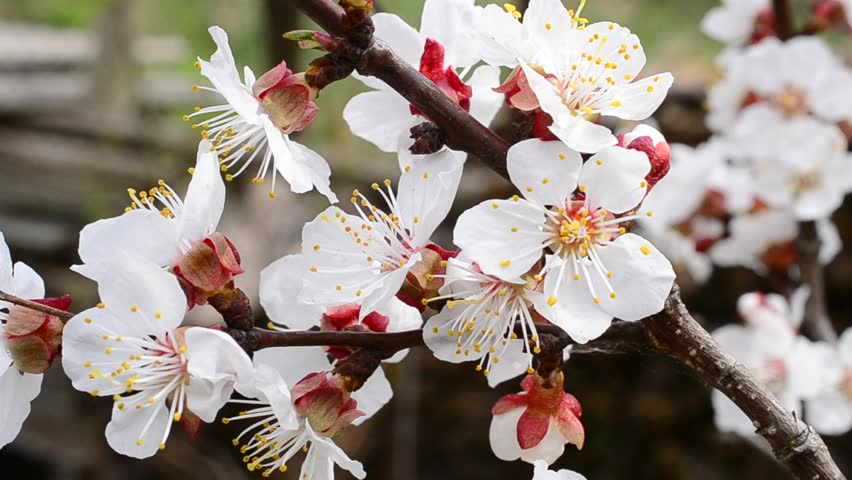
#> input picture train/apricot_tree/1 (1).jpg, 852 x 480 px; its folder holds 3 pictures in this run
$ python recognizer.py   (Python 2 division)
#> lines starting #> are read from the running program, lines starting #| are printed output that depends on the picture; pictures that were not available may be replaced by others from this repository, and a replacement may not be noted
import cv2
import numpy as np
import os
import glob
import time
from scipy import spatial
from sklearn import svm
from sklearn.cluster import KMeans
from collections import Counter

#%matplotlib inline
#np.set_printoptions(suppress=True)
#matplotlib.rcParams['figure.figsize'] = (4,4)

def plot2d(image, title="", max=None, min=0, cmap="gray"):
    plt.title(title)
    if max == None:
        plt.imshow(image, cmap=cmap, interpolation="none")
    else:
        plt.imshow(image, cmap=cmap, interpolation="none", vmin = min, vmax = max)
    plt.show()


class Recognizer:
    def __init__(self, categories_images, samples_per_image_count, vocab_size, max_images_per_category=25,  verbose=False):
#> called with samples_per_image_count = 80, vocab_size = 125, max_images_per_category = 15, verbose = True
        self.SIFT_DIM = 128
        self.sift = cv2.xfeatures2d.SIFT_create()
        self.samples_per_image_count = samples_per_image_count
        self.vocab_size = vocab_size
        self.max_images_per_category = max_images_per_category
        self.verbose = verbose

        categories_image = self.__limit_images_in_category(categories_images)

        vocab_images = []
        for catgry_img in categories_images:
            vocab_images.extend(catgry_img[1])

        self.vocab = self.__build_vocab(vocab_images)
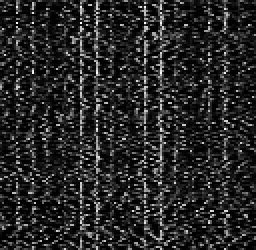
#> self.vocab: shape (125, 128) float64 (shown 2 times larger); min -3.55e-15, max 171.8, mean 26.6; drawn with min black and max white
        self.__alert("building vocab KD Tree...")
# I build a KDTree with the vocabulary words here
# in order to quickly find which vocabulary word is closest for a feature
        self.vocab_kd_tree = spatial.KDTree(self.vocab)

        start_time = time.time()
        self.categories_bags = self.__get_categories_bags(categories_images)
        elapsed = time.time() - start_time
        self.__alert("creating bags for all training images took " + str(elapsed) + " seconds")

        self.train(self.categories_bags)

    def __limit_images_in_category(self, categories_images):
        cat_imgs = []
        for i in range(len(categories_images)):
            if len(categories_images[i][1]) > self.max_images_per_category:
                new_cat_imgs = (categories_images[i][0], categories_images[i][1][:self.max_images_per_category])
                cat_imgs.append(new_cat_imgs)

        return cat_imgs


    def __sample_descriptors(self, descriptor_list):
        M = self.samples_per_image_count * len(descriptor_list)
        descriptors_matrix = np.zeros((M, self.SIFT_DIM))

        # Enumerate all images
        for i, img_descs in enumerate(descriptor_list):
            # Select a sample of descriptors from an image
            selections = np.random.permutation(len(img_descs))[0:self.samples_per_image_count]
            img_samples = ([img_descs[x] for x in selections])
            # Add the samples to the descriptors matrix
            for j, sample in enumerate(img_samples):
                descriptors_matrix[i * self.samples_per_image_count + j,:] = sample[:]
        return descriptors_matrix

    def __build_vocab(self, images):
        self.__alert("building vocab...")
        descriptor_list = self.__find_features(images)
        self.__alert("sampling descriptors...")
        descriptors_matrix  = self.__sample_descriptors(descriptor_list)

# Here I am clustering with KMeans to form a vocabulary using
# a sample of the SIFT descriptors from each training image
        self.__alert("clustering with K Means.\nThis may take a while...")
        start_time = time.time()
        k_means = KMeans(n_clusters=self.vocab_size)
        k_means.fit(descriptors_matrix)
        vocab  = k_means.cluster_centers_

        elapsed = time.time() - start_time
        self.__alert("K means took " + str(elapsed) + " seconds")
        return vocab

    def __find_words_in_vocab(self, descriptors):
        words_list = []

        descriptor_sample_size = min(self.samples_per_image_count * 3, len(descriptors))
        for descriptor in descriptors[:descriptor_sample_size]:

            word = self.vocab[self.vocab_kd_tree.query(descriptor,1)[1]]
            words_list.append(word)
        return words_list

    def __find_features(self, images):
        descs = []
        self.__alert("finding features...")
        for image in images:
            _, descriptors = self.sift.detectAndCompute(image, None)
            descs.append(descriptors)

        return descs

    def __get_categories_bags(self, categories_images):
        self.__alert("finding bags of words for all training images...")
        categories_bags = []
        for category, images in categories_images:
            bags_of_words = []
            self.__alert("finding bags for " + category)
            for image in images:
                bag_of_words = self.__build_bag_of_words(image)
                bags_of_words.append(bag_of_words)
            categories_bags.append( (category, bags_of_words) )
#> image is the input picture: shape (480, 852, 3); mean B, G, R 125.6, 134.5, 146.8
        return categories_bags


    def __build_training_matrices(self, positive_bags, negative_bags):
        M = len(positive_bags) + len(negative_bags)
        train_matrix = np.zeros((M, self.vocab_size))
        label_matrix = np.zeros((M))

        for i, positive_bag in enumerate(positive_bags):
            train_matrix[i,:] = positive_bag
            label_matrix[i] = 1

        for i, negative_bag in enumerate(negative_bags):
            train_matrix[i + len(positive_bags),:] = negative_bag
            label_matrix[i + len(positive_bags)] = -1

        return train_matrix, label_matrix

    def __build_negative_bags(self, categories_bags, category):
        negative_categories = filter(lambda cat_bag: cat_bag[0] != category, categories_bags)
        negative_bags = []
        for neg_cat in negative_categories:
            negative_bags.extend(neg_cat[1])
        return negative_bags


    def train(self, categories_bags):
        self.__alert("training...")
        self.svms = []
        for category, positive_bags in categories_bags:
            self.__alert("building positive bags for " + category)
            positive_bags2 = []
            for positive_bag in positive_bags:
                positive_bags2.append( positive_bag)
            positive_bags = positive_bags2

            self.__alert("building negative bags for " + category)
            negative_bags = self.__build_negative_bags(categories_bags, category)
            self.__alert("building training matrices for " + category)
            train_matrix, label_matrix = self.__build_training_matrices(positive_bags, negative_bags)

# Here I train my SVM for classification of each category.
# Each SVM is trained on data within the category and
# data outside the category
            self.__alert("training " + category + " svm...")
            svm_model = svm.SVC(probability=True)
            svm_model.fit(train_matrix, label_matrix)
            self.svms.append( (category, svm_model) )
        self.__alert("training completed!")

    def __alert(self, msg):
        if self.verbose:
            print msg

# This method performs vector quantization. I am finding SIFT
# descriptors in the image and then finding which words those
# descriptors come from. Then I count each of the words and
# build a histogram from them.
    def __build_bag_of_words(self, image):
        kp, desc = self.sift.detectAndCompute(image, None)
        words = self.__find_words_in_vocab(desc)
        word_tuples = map(lambda w: tuple(w), words)
        word_counts = dict(Counter(word_tuples))
        counts = map(lambda wc: word_counts[wc], word_counts)
        for word in map(lambda w: tuple(w), self.vocab):
            if word not in word_counts:
                word_counts[word] = 0
        total = float(sum(word_counts.values()))
        proportional_word_counts = map(lambda wc: ( wc, word_counts[wc] / total), word_counts)
        bag = sorted(proportional_word_counts, key=lambda pwc: pwc[0])
        bag = map(lambda b: b[1], bag)
        return bag

    def recognize(self, image, output_stats=False):
        self.__alert("recognizing image...")
        bag_of_words = self.__build_bag_of_words(image)
        input = [bag_of_words]
        best_category = None
        best_proximity = 0
        stats = []
        for category, svm_model in self.svms:
            # This code right here uses my SVM to determine which
            # category the input image belongs to.
            # I test the probability of belonging to each category
            # given by each SVM and then return the category for the
            # SVM which gives the highest probability.
            svm_probability = svm_model.predict_proba(input)[0][1]
            if svm_probability > best_proximity:
                best_proximity = svm_probability
                best_category = category
            stats.append( (category, svm_probability) )

        if output_stats:
            return best_category, stats
        else:
            return best_category

def load_images(path):
    image_paths = glob.glob(path)
    images = []
    for image_path in image_paths:
        images.append(cv2.imread(image_path))
#         images.append(cv2.imread(image_path, cv2.IMREAD_GRAYSCALE ))
    return images

def load_categories(category_names):
    categories = []
    for name in category_names:
        imgs = load_images("./train/" + name + "/*")
        if len(imgs) == 0:
            raise Exception("bad category name: " + name)
            sys.exit(0)
        categories.append( (name, imgs ) )
    return categories

class bcolors:
    HEADER = '\033[95m'
    OKBLUE = '\033[94m'
    OKGREEN = '\033[92m'
    WARNING = '\033[93m'
    FAIL = '\033[91m'
    ENDC = '\033[0m'
    BOLD = '\033[1m'
    UNDERLINE = '\033[4m'

# This method runs a test using our recognizer to determine
# whether an image belongs to the correct_category.
# Probabilities for each category are displayed
def test_image(image, correct_category):
    is_correct = False
    output_img = np.copy(image)
    recognized_category, stats = recognizer.recognize(output_img, output_stats=True)

    color = (0,0,255)
    if recognized_category == correct_category:
        is_correct = True
        color = (0, 255, 0)

    confidence = max(map(lambda s: s[1], stats))
    confidence = '{:.1%}'.format(confidence)

    cv2.putText(output_img, recognized_category, (5,30), cv2.FONT_HERSHEY_PLAIN, 1.5, color, 3)
    cv2.putText(output_img, str(confidence), (5,60), cv2.FONT_HERSHEY_PLAIN, 1.5, color, 3)
    output_img = cv2.cvtColor(output_img, cv2.COLOR_BGR2RGB)
    plot2d(output_img, confidence)

    for stat in stats:
        color = bcolors.ENDC
        if stat[0] == recognized_category:
            if recognized_category == correct_category:
                color = bcolors.OKGREEN
            else:
                color = bcolors.FAIL
        print color,'{:<15}{:>6.1%}'.format(stat[0], stat[1])
    return is_correct, output_img

# Runs test_image for a bunch of sample data from all of the
# categories that are specified.
def test_recognition(categories, test_samples_per_category):
#> called with test_samples_per_category = 6
    correct_matches = 0
    total_tests = len(categories) * test_samples_per_category
    results_imgs = []
    for category, imgs in categories:
        print bcolors.BOLD, '{:-^40}'.format("Category " + category), bcolors.ENDC
        for i in range(test_samples_per_category):
            is_correct, output_img = test_image(imgs[len(imgs) - i - 1], category)
            results_imgs.append(output_img)
            if is_correct:
                correct_matches += 1
#> this loop made 1 pass
#> pass 1, in test_image, `output_img = np.copy(image)`:
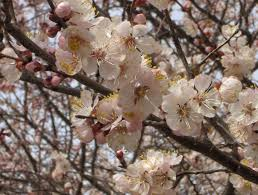
#> output_img: shape (195, 258, 3); mean B, G, R 101.7, 112.8, 131.5
#> pass 1, in test_image, `output_img = cv2.cvtColor(output_img, cv2.COLOR_BGR2RGB)`:
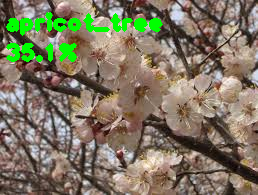
#> output_img: shape (195, 258, 3); mean R, G, B 125.9, 118.9, 97.3

    print "\n\n\n\n"
    print "accuracy: ", correct_matches, " of ", total_tests
    percent_accuracy = correct_matches / float(total_tests)
    print '{:.1%}'.format(percent_accuracy)
    return results_imgs


category_names = [
    "apricot_tree", "popcorn", "revolver"]
#          "metronome",   "menorah",      "sunflower",    "strawberry",   "snoopy",
#          "brain",       "buddha",       "soccer_ball",  "grand_piano",  "revolver",
#          "yin_yang",    "stop_sign",    "pyramid",      "nautilus",     "scissors",
#          "schooner",    "ceiling_fan",   "laptop",       "inline_skate", "dollar_bill"]

print "loading image files..."
categories = load_categories(category_names)

recognizer = Recognizer(
        categories_images=categories,
        samples_per_image_count=80,
        vocab_size=125, max_images_per_category=15,
        verbose=True)


recognizer.train(recognizer.categories_bags)


TEST_IMAGES_PER_CATEGORY = 6
#> (the run stopped early here; a loop or call above may not have finished)
